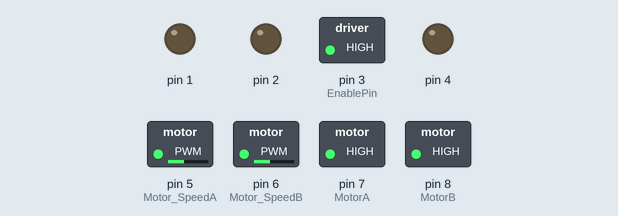
This sketch was run on a simulated Arduino Uno, built with avr-gcc and run on an emulated ATmega328P. On the bench: switched loads named in the sketch (green lamp = pin HIGH), output pins drawn as LEDs (lit = HIGH).

Above: at 0.05 s.
At 6.05 s:
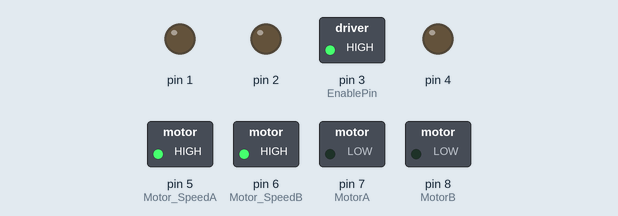
At 12.0 s:
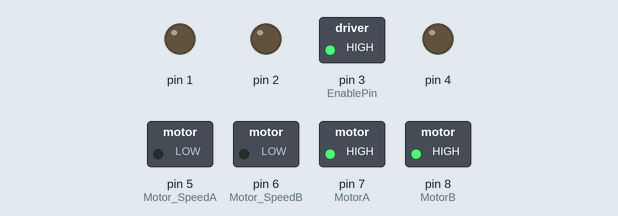
Timing chart, 0 to 13.8 s (numbered marks = the images above):
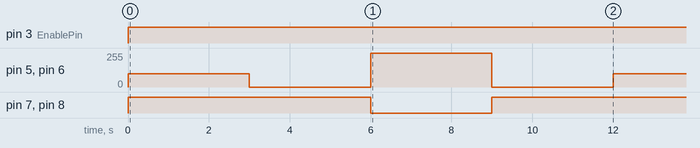

Measured:
- by itself, pin 3 (EnablePin): LOW → HIGH at 0.00 s
- by itself, pin 5 (Motor_SpeedA), pin 6 (Motor_SpeedB): repeats every 12.0 s: 0/255 3.0 s, 255/255 3.0 s, 0/255 3.0 s, 100/255 3.0 s
- by itself, pin 7 (MotorA), pin 8 (MotorB): repeats every 12.0 s: LOW 3.0 s, HIGH 9.0 s

The sketch:

Forward_Backward_Movement.ino
```cpp
/* This program is used to make the Car Robot to move with two directions:
 * Forward & Backward. This has been possible by learning how to set the two
 * as a function and by learning how to call them.
 */

#define MotorA 7 // Initialize motor A1N1 to pin 7 of arduino
#define MotorB 8 // Initialize motor B1N1 to pin 8 of arduino
#define Motor_SpeedA 5 // Initialize motor PWMA to pin 5 of arduino
#define Motor_SpeedB 6 // Initialize motor PWMB to pin 6 of arduino
#define EnablePin 3 // Set pin 3 of arduino as the EnablePin, ("Stby")


void setup() { // Run the code once
  for(int i=1; i<9; i++){ // Setup the pins
     pinMode(i, OUTPUT); // Set these pins as an output
  }
 pinMode(EnablePin, OUTPUT); // Set the enable pin ("Stby") as an ouput
}

void loop() { // Run code in loop
  digitalWrite(EnablePin, HIGH); // Set enable pin ("Stby") as 1 to turn on
  Forward(); // Call the function Forward to go forward
  delay (3000); // Delay for 3secs
  Stop(); // Call the function Stop to stop the Car
  delay (3000); // Delay for 3secs
  Backward(); // Call the function Backward to go backward
  delay (3000); // Delay for 3secs
  Stop(); // Call the function Stop to stop the Car
  delay (3000); // Delay for 3secs
}

void Forward (){ // Function to go Forward
  digitalWrite(MotorA,1); // Set motorA to 1 to turn on
  digitalWrite(MotorB,1); // Set motorB as High to turn on
  analogWrite(Motor_SpeedA,100); // Set motorspeedA to 100
  analogWrite(Motor_SpeedB,100); // Set motorspeedB to 100
}

void Backward (){ // Function to go Backward
  digitalWrite(MotorA,0); // Set motorA to 0 to turn off
  digitalWrite(MotorB,0); // Set motorB to 0 to turn off
  analogWrite(Motor_SpeedA,255); // Set motorspeedA to 255
  analogWrite(Motor_SpeedB,255); // Set motorspeedB to 255
}

void Left (){ // Function to go Backward
  digitalWrite(MotorA,1); // Set motorA to 1 to turn on
  digitalWrite(MotorB,0); // Set motorB to 0 to turn off
  analogWrite(Motor_SpeedA,255); // Set motorspeedA to 255
  analogWrite(Motor_SpeedB,255); // Set motorspeedB to 255
}

void Right (){ // Function to go Right
  digitalWrite(MotorA,0); // Set motorA to 0 to turn off
  digitalWrite(MotorB,1); // Set motorB to 1 to turn on
  analogWrite(Motor_SpeedA,170); // Set motorspeedA to 170
  analogWrite(Motor_SpeedB,170); // Set motorspeedB to 170
}

void LFW () { // Function to go Left Forward
  digitalWrite(MotorA,1); // Set motorA to 1 to turn on
  digitalWrite(MotorB,1); // Set motorB to 1 to turn on
  analogWrite(Motor_SpeedA,255); // Set motorspeedA to 255
  analogWrite(Motor_SpeedB,126); // Set motorspeedB to 126
}

void LBK (){ // Function to go Left Backward
  digitalWrite(MotorA,0); // Set motorA to 0 to turn off
  digitalWrite(MotorB,0); // Set motorB to 0 to turn off
  analogWrite(Motor_SpeedA,255); // Set motorspeedA to 255
  analogWrite(Motor_SpeedB,126); // Set motorspeedB to 126
}

void RFW (){ // Function to go Right Forward
  digitalWrite(MotorA,1); // Set motorA to 1 to turn on
  digitalWrite(MotorB,1); // Set motorB to 1 to turn on
  analogWrite(Motor_SpeedA,126); // Set motorspeedA to 126
  analogWrite(Motor_SpeedB,255); // Set motorspeedB to 255
}

void RBK (){ // Function to go Right Backward
  digitalWrite(MotorA,0); // Set motorA to 0 to turn off
  digitalWrite(MotorB,0); // Set motorB to 0 to turn off
  analogWrite(Motor_SpeedA,126); // Set motorspeedA to 126
  analogWrite(Motor_SpeedB,255); // Set motorspeedB to 255
}

void Stop (){ // Function to go Stop
  digitalWrite(MotorA,1); // Set motorA to 1 to turn on
  digitalWrite(MotorB,1); // Set motorB to 1 to turn on
  analogWrite(Motor_SpeedA,0); // Set motorspeedA to 0
  analogWrite(Motor_SpeedB,0); // Set motorspeedB to 0
}
```
